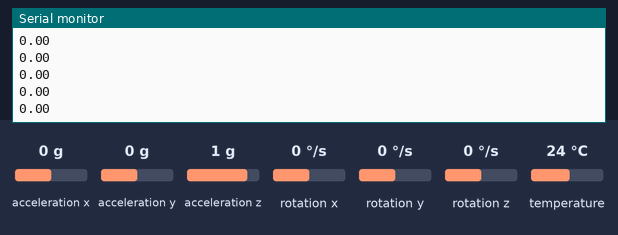
Bench run of a sketch on a simulated ESP32. On the bench: the last lines printed to the serial monitor. The test bench sets the inputs (shaded band); at power-on: rotation x 0 °/s, acceleration x 0 g, acceleration y 0 g, acceleration z 1 g, rotation y 0 °/s, rotation z 0 °/s, temperature 24 °C.

Above: at 1.4 s.
1.5 s: rotation x set to -192 °/s
At 2.0 s:
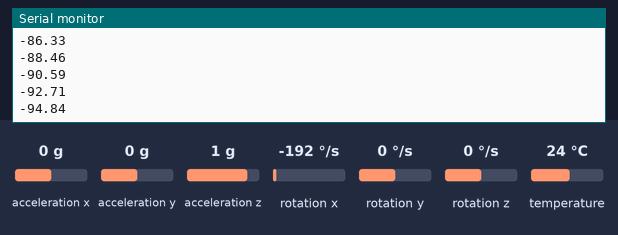
3.0 s: rotation x set to -100 °/s
At 3.5 s:
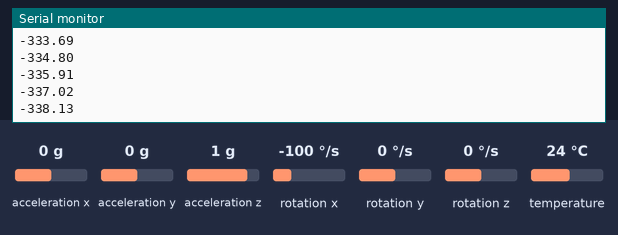
Timing chart, 0 to 6.0 s (numbered marks = the images above; inputs shaded):
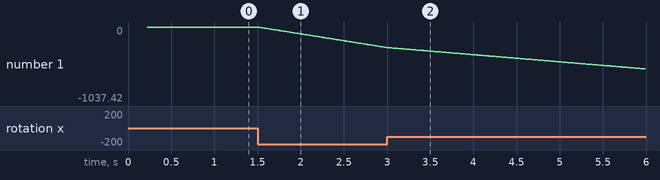

Measured:
- after the input at 1.5 s, the serial monitor: prints a new line at once (image 1)
- plotted number 1: 0 → -286.33 after the input at 1.5 s

The sketch:

yaw_angle.ino
```cpp
#include <Arduino.h>
#include <Adafruit_MPU6050.h>
#include <Adafruit_Sensor.h>
#include <Wire.h>
#include <math.h>

Adafruit_MPU6050 mpu;

// Motor pins
int motor_pins[4] = {12,13,14,27};

// Sensor orientation
#define orientation 2

// MPU6050 pins
#define SCL_PIN 26
#define SDA_PIN 25


// Drone control variables
double desiredAngles[3] = {0,0,0};
int desiredThrottle = 0.2;
double currentAngles[3] = {0,0,0};
double* offsets;
double* data;
double integratedAngles[3] = {0,0,0};
double accAngles[3] = {0,0,0};
double alpha = 0.98;

// Time variables
unsigned long previous_time = 0;
unsigned long current_time = 0;
double dt;

// PID variables
double P=0.1,I=0.01,D=0.01;
double P_terms[3] = {0,0,0};
double I_terms[3] = {0,0,0};
double D_terms[3] = {0,0,0};
double current_errors[3] = {0,0,0};
double previous_errors[3] = {0,0,0};
double rate_outputs[3] = {0,0,0};

// Motor inputs
int motor_inputs[4] = {0,0,0,0};

double* getData(){
  /* Get new sensor events with the readings */
  sensors_event_t a, g, temp;
  mpu.getEvent(&a, &g, &temp);
  static double arr[6];
  arr[0] = a.acceleration.x;
  arr[1] = a.acceleration.y;
  arr[2] = a.acceleration.z;

  arr[3] = g.gyro.x;
  arr[4] = g.gyro.y;
  arr[5] = g.gyro.z;
  return arr;
  // AccX = a.acceleration.x
  // return [a.acceleration.x,a.acceleration.y,a.acceleration.z,a.gyro.x,a.gyro.y,a.gyro.z];
  // double data[6] = {a.acceleration.x, a.acceleration.y, a.acceleration.z, a.gyro.x, a.gyro.y, a.gyro.z};
}

double* getFilteredData(int n){
  double sums[6] = {0,0,0,0,0,0};

  static double avgs[6];

  //Finding sums
  for(int i=1; i<=n; i++){
    static double* data;
    data = getData();
    for(int j=0; j<6; j++){
      sums[j] = sums[j]+data[j];
    }
  }

  //Finding avgs
  for(int i=0; i<6; i++){
    avgs[i] = sums[i]/n;
  }

  return avgs;
}

double* calliberateSensor(){
  static double offsets[6];
  static double* data;
  data = getFilteredData(5);

  for(int i=0; i<6; i++){
    offsets[i] = data[i];
  }

  return offsets;
}

void setup() {
  //Initialize Serial
  Serial.begin(115200);
  delay(100);

  //Initialize MPU6050
  Wire.begin(SDA_PIN,SCL_PIN);
  if (!mpu.begin()) {
    Serial.println("Failed to find MPU6050 chip");
    while (1) {
      delay(10);
    }
  }
  mpu.setAccelerometerRange(MPU6050_RANGE_16_G);
  mpu.setGyroRange(MPU6050_RANGE_250_DEG);
  mpu.setFilterBandwidth(MPU6050_BAND_21_HZ);
  delay(100);

  //Calliberate sensor
  offsets = calliberateSensor();
}

void loop() {
  // Read Sensor data
  current_time = micros();
  data = getFilteredData(5);


  // Calculate angles
  dt = (current_time-previous_time)*pow(10,-6);
  //Integrated Angles

  integratedAngles[0]+=dt*(data[3]-offsets[3]);
  Serial.println(degrees(integratedAngles[0]));


  previous_time = current_time;
}
```
